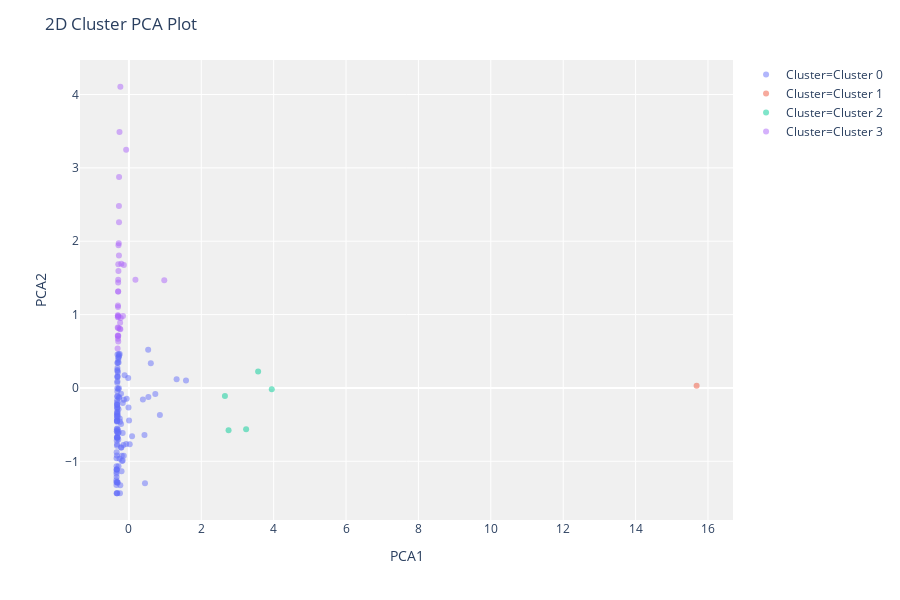

The notebook cell this image was saved under:
### Code cell
plot_model(kmeans)

### Figure 1 — Plotly figure (JSON) as saved in the notebook; plotly's stock layout.template omitted (floating-point values rounded to 4 significant figures)
{"data": [{"customdata": [["Angola"], ["Albania"], ["United Arab Emirates"], ["Argentina"], ["Burundi"], ["Belgium"], ["Burkina Faso"], ["Bangladesh"], ["Bosnia and Herzegovina"], ["Belarus"], ["Belize"], ["Bermuda"], ["Barbados"], ["Botswana"], ["Canada"], ["Switzerland"], ["Chile"], ["China"], ["Cote d'Ivoire"], ["Cameroon"], ["Democratic Republic of Congo"], ["Cyprus"], ["Czech Republic"], ["Germany"], ["Dominican Republic"], ["Algeria"], ["Egypt"], ["Estonia"], ["Finland"], ["France"], ["Gabon"], ["Georgia"], ["Ghana"], ["Gambia"], ["Greece"], ["Greenland"], ["Guatemala"], ["Honduras"], ["Hungary"], ["Indonesia"], ["Ireland"], ["Iran"], ["Israel"], ["Italy"], ["Jamaica"], ["Kyrgyz Republic"], ["Kuwait"], ["Lesotho"], ["Lithuania"], ["Luxembourg"], ["Moldova"], ["Madagascar"], ["Mali"], ["Mozambique"], [null], ["Malawi"], ["Namibia"], ["Niger"], ["Nigeria"], ["Nicaragua"], ["Netherlands"], ["Nepal"], ["Peru"], ["Philippines"], ["Papua New Guinea"], ["Qatar"], ["Romania"], ["Saudi Arabia"], ["Senegal"], ["Singapore"], ["El Salvador"], ["Somalia"], ["Serbia"], ["South Sudan"], ["Slovak Republic"], ["Sweden"], ["Eswatini"], ["Chad"], ["Thailand"], ["Trinidad and Tobago"], ["Tunisia"], ["Turkey"], ["Tanzania"], ["Uganda"], ["Ukraine"], ["Uruguay"], ["Uzbekistan"], ["Venezuela"], ["Vietnam"], ["Yemen"], ["South Africa"], ["Zambia"], ["Zimbabwe"], ["Taiwan"], ["Cape Verde"], ["Iraq"], ["Jordan"], ["New Zealand"], ["Sierra Leone"], ["Aruba"], ["Bhutan"], ["Japan"], ["Andorra"], ["Brunei"], ["Costa Rica"], ["Denmark"], ["South Korea"], ["Suriname"], ["Brazil"], ["Colombia"], ["Guyana"], ["Puerto Rico"], ["Russia"], ["Solomon Islands"], ["Afghanistan"], ["Australia"], ["Austria"], ["Azerbaijan"], ["Benin"], ["Bulgaria"], ["Bahrain"]], "hoverlabel": {"namelength": 0}, "hovertemplate": "Cluster=Cluster 0<br>PCA1=%{x}<br>PCA2=%{y}<br>Feature=%{customdata[0]}", "legendgroup": "Cluster=Cluster 0", "marker": {"color": "#636efa", "opacity": 0.5, "symbol": "circle"}, "mode": "markers", "name": "Cluster=Cluster 0", "showlegend": true, "textposition": "top center", "type": "scatter", "x": [-0.33, -0.2928, -0.2939, -0.3122, -0.2677, -0.2681, 1.578, -0.3205, -0.3296, -0.1954, -0.3258, -0.218, -0.3181, -0.327, -0.3208, -0.317, -0.3025, -0.3292, -0.3172, -0.3318, -0.3276, -0.308, -0.3409, -0.3272, -0.3059, 0.8562, -0.3143, -0.317, -0.3301, -0.3163, -0.2165, -0.3397, -0.1913, -0.3415, -0.3166, -0.3319, -0.3287, -0.3147, -0.3133, -0.3123, -0.3293, -0.3427, -0.3394, -0.06017, -0.1524, -0.2527, 0.004607, -0.3003, -0.275, -0.331, -0.3161, -0.3265, 0.4306, -0.3297, 0.087, -0.3226, -0.3173, -0.3105, -0.2952, -0.3433, 0.538, -0.3336, -0.3256, -0.324, -0.345, -0.3247, -0.2874, -0.2867, -0.338, -0.3373, -0.3317, -0.01065, 0.5327, -0.2445, -0.3217, -0.2458, -0.3195, -0.3194, -0.2167, -0.2857, -0.3143, -0.0744, -0.1173, -0.3365, -0.1723, -0.3204, -0.3308, -0.3298, -0.294, -0.3334, -0.279, -0.3381, -0.3258, -0.2545, 1.319, -0.2088, -0.01898, 0.6059, -0.3049, -0.3267, -0.3294, -0.1688, 0.02273, -0.1383, -0.1405, -0.2594, -0.2031, 0.4446, -0.3417, -0.2837, 0.3872, 0.73, -0.2742, -0.2374, -0.171, -0.3063, -0.2805, -0.3356, -0.3157, -0.3276, -0.3192], "xaxis": "x", "y": [-0.415, -0.7015, 0.3834, -0.6718, 0.4412, -0.1235, 0.1018, -1.287, -0.4515, -0.9232, -0.1662, -0.07951, -0.04835, -0.2316, -0.1951, 0.0907, -0.5695, -0.4593, -0.2683, -0.5618, -0.6793, -0.3572, -1.067, -0.7669, -1.288, -0.3695, 0.1638, -0.6135, -0.6715, 0.2735, -0.8125, -0.9573, -0.9964, -1.141, 0.2298, -1.434, -0.3496, 0.4569, 0.1494, -0.6796, -0.4443, -1.287, -1.214, -0.1482, -0.7772, -0.4163, -0.4434, -0.6138, -0.00531, -0.5906, 0.3395, -0.2837, -0.6418, -0.3784, -0.6575, -0.1148, 0.2442, 0.3471, 0.42, -1.324, -0.1231, -1.111, -0.5541, -0.2322, -1.258, -0.4516, -1.068, -0.2916, -1.434, -0.8764, -0.9208, -0.2662, 0.521, -0.4614, 0.06917, -1.435, -0.2622, -0.004559, -0.49, 0.3467, -0.3282, -0.7642, 0.1741, -1.111, -0.6153, -1.434, -1.287, -0.3784, -0.01278, -0.5905, 0.4198, -1.111, -0.6716, 0.4631, 0.1194, -0.8127, 0.1369, 0.3366, 0.2141, -0.2178, -0.789, -0.2054, -0.766, -0.1619, -0.9239, -0.9664, -1.136, -1.301, -1.17, 0.4641, -0.1568, -0.0831, -0.1378, -1.326, -0.9895, -0.3938, -0.5992, -0.7157, -0.1149, -0.3341, 0.1495], "yaxis": "y"}, {"customdata": [["Bolivia"]], "hoverlabel": {"namelength": 0}, "hovertemplate": "Cluster=Cluster 1<br>PCA1=%{x}<br>PCA2=%{y}<br>Feature=%{customdata[0]}", "legendgroup": "Cluster=Cluster 1", "marker": {"color": "#EF553B", "opacity": 0.5, "symbol": "circle"}, "mode": "markers", "name": "Cluster=Cluster 1", "showlegend": true, "textposition": "top center", "type": "scatter", "x": [15.69], "xaxis": "x", "y": [0.02871], "yaxis": "y"}, {"customdata": [["Central African Republic"], ["Congo"], ["Cuba"], ["Djibouti"], ["Dominica"]], "hoverlabel": {"namelength": 0}, "hovertemplate": "Cluster=Cluster 2<br>PCA1=%{x}<br>PCA2=%{y}<br>Feature=%{customdata[0]}", "legendgroup": "Cluster=Cluster 2", "marker": {"color": "#00cc96", "opacity": 0.5, "symbol": "circle"}, "mode": "markers", "name": "Cluster=Cluster 2", "showlegend": true, "textposition": "top center", "type": "scatter", "x": [3.57, 2.653, 3.948, 2.754, 3.239], "xaxis": "x", "y": [0.2228, -0.1109, -0.01867, -0.5761, -0.5623], "yaxis": "y"}, {"customdata": [["Ecuador"], ["Spain"], ["Ethiopia"], ["United Kingdom"], ["Guam"], ["Hong Kong"], ["Croatia"], ["India"], ["Iceland"], ["Kazakhstan"], ["Kenya"], ["Laos"], ["Lebanon"], ["Liberia"], ["Libya"], ["Sri Lanka"], ["Macao"], ["Morocco"], ["Mexico"], ["Myanmar"], ["Mongolia"], ["Mauritius"], ["Malaysia"], ["Norway"], ["Oman"], ["Pakistan"], ["Panama"], ["Poland"], ["Portugal"], ["Paraguay"], ["Palestine"], ["Rwanda"], ["Sudan"], ["San Marino"], ["Slovenia"], ["Seychelles"], ["Syria"], ["United States"]], "hoverlabel": {"namelength": 0}, "hovertemplate": "Cluster=Cluster 3<br>PCA1=%{x}<br>PCA2=%{y}<br>Feature=%{customdata[0]}", "legendgroup": "Cluster=Cluster 3", "marker": {"color": "#ab63fa", "opacity": 0.5, "symbol": "circle"}, "mode": "markers", "name": "Cluster=Cluster 3", "showlegend": true, "textposition": "top center", "type": "scatter", "x": [-0.242, -0.305, -0.3022, -0.2877, -0.07506, -0.2708, -0.2935, -0.2358, -0.2951, -0.2753, -0.227, -0.2946, 0.1807, -0.2925, -0.2948, -0.2593, -0.2727, -0.3056, -0.2999, -0.3075, -0.2894, -0.3019, -0.2947, -0.2753, -0.2793, -0.2956, -0.2354, -0.1387, -0.2968, -0.3048, -0.2092, 0.9778, -0.2993, -0.1633, -0.25, -0.3013, -0.3113, -0.2962], "xaxis": "x", "y": [0.8879, 0.9914, 0.6689, 1.944, 3.246, 2.875, 0.7125, 0.8002, 0.8156, 1.804, 0.9541, 0.6322, 1.474, 1.687, 1.314, 3.49, 2.259, 0.7133, 1.102, 0.823, 1.592, 1.124, 0.9697, 2.479, 1.973, 1.476, 4.105, 1.677, 0.9847, 0.9626, 1.694, 1.467, 1.313, 0.9823, 0.807, 0.706, 0.5366, 1.438], "yaxis": "y"}], "layout": {"height": 600, "legend": {"tracegroupgap": 0}, "margin": {"t": 60}, "plot_bgcolor": "rgb(240,240,240)", "title": {"text": "2D Cluster PCA Plot"}, "xaxis": {"anchor": "y", "domain": [0, 1], "title": {"text": "PCA1"}}, "yaxis": {"anchor": "x", "domain": [0, 1], "title": {"text": "PCA2"}}}}
